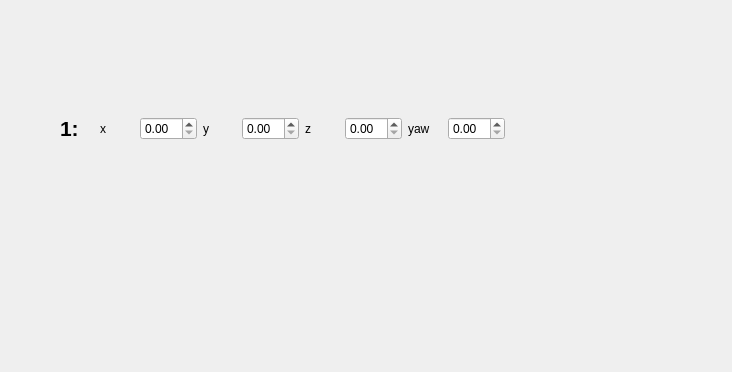
<?xml version="1.0" encoding="UTF-8"?>
<ui version="4.0">
 <class>Form</class>
 <widget class="QWidget" name="Form">
  <property name="geometry">
   <rect>
    <x>0</x>
    <y>0</y>
    <width>732</width>
    <height>372</height>
   </rect>
  </property>
  <property name="windowTitle">
   <string>Form</string>
  </property>
  <widget class="QWidget" name="horizontalLayoutWidget">
   <property name="geometry">
    <rect>
     <x>60</x>
     <y>110</y>
     <width>445</width>
     <height>37</height>
    </rect>
   </property>
   <layout class="QHBoxLayout" name="horizontalLayout">
    <item>
     <widget class="QLabel" name="label_id">
      <property name="font">
       <font>
        <pointsize>16</pointsize>
        <weight>75</weight>
        <italic>false</italic>
        <bold>true</bold>
       </font>
      </property>
      <property name="text">
       <string>1:</string>
      </property>
      <property name="textFormat">
       <enum>Qt::AutoText</enum>
      </property>
      <property name="textInteractionFlags">
       <set>Qt::LinksAccessibleByMouse</set>
      </property>
     </widget>
    </item>
    <item>
     <widget class="QLabel" name="label_2">
      <property name="text">
       <string>x</string>
      </property>
     </widget>
    </item>
    <item>
     <widget class="QDoubleSpinBox" name="doubleSpinBox_x"/>
    </item>
    <item>
     <widget class="QLabel" name="label_4">
      <property name="text">
       <string>y</string>
      </property>
     </widget>
    </item>
    <item>
     <widget class="QDoubleSpinBox" name="doubleSpinBox_y"/>
    </item>
    <item>
     <widget class="QLabel" name="label_5">
      <property name="text">
       <string>z</string>
      </property>
     </widget>
    </item>
    <item>
     <widget class="QDoubleSpinBox" name="doubleSpinBox_z"/>
    </item>
    <item>
     <widget class="QLabel" name="label_3">
      <property name="text">
       <string>yaw</string>
      </property>
     </widget>
    </item>
    <item>
     <widget class="QDoubleSpinBox" name="doubleSpinBox_yaw"/>
    </item>
   </layout>
  </widget>
 </widget>
 <resources/>
 <connections/>
</ui>
